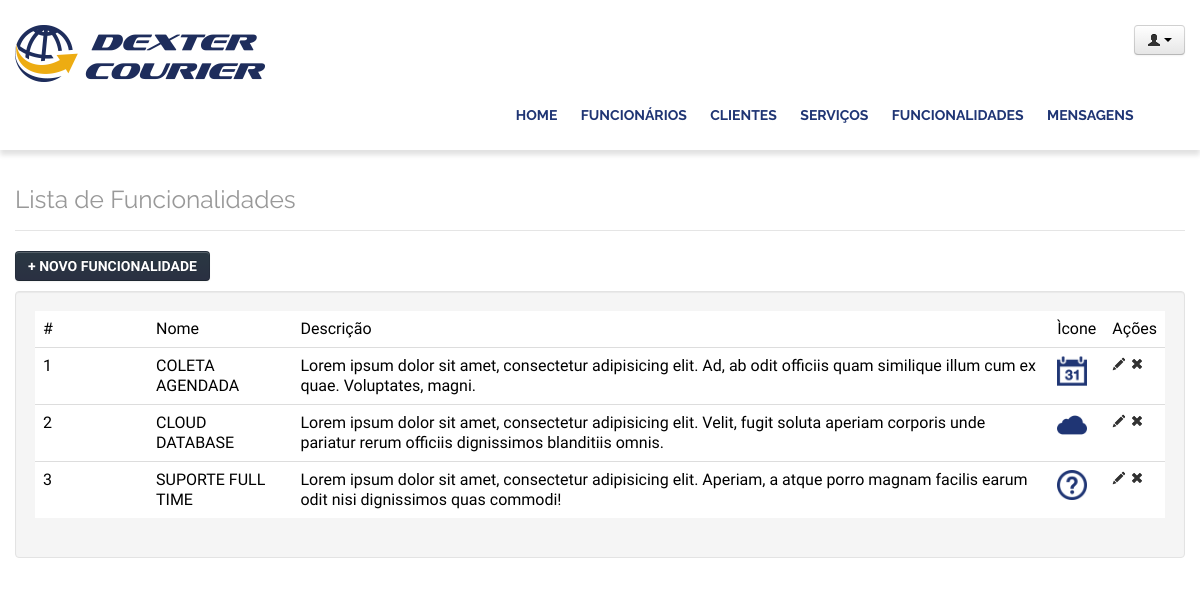
The app's page /lamp/admin/index.php (signed in) with its own data.
### tables this page shows
CREATE TABLE `funcionalidades` (
  `id` int(11) NOT NULL AUTO_INCREMENT,
  `nome` varchar(200) DEFAULT NULL,
  `descricao` varchar(200) DEFAULT NULL,
  `url_icone` varchar(200) DEFAULT NULL,
  `ip` varchar(2) DEFAULT NULL,
  PRIMARY KEY (`id`)
);

### lamp/include/banco.php (called while the page is built, shortened)
<?php
	function listar($tabela, $campos = "*", $onde=null, $filtro=null, $ordem=null, $limite=null){
                $sql = "select $campos from $tabela";
                $registros = [];
				$link = mysqli_connect ( 'localhost', 'admin', '4linux', 'dexter500') or die ("Cloud not connect to mysql");
                $query = mysqli_query( $link, $sql );
				while($registro = mysqli_fetch_array($query)){
                   $registros[] = $registro;
                }
                return $registros;
 }

### lamp/admin/index.php (the view, shortened to what this page needs)
<header class="header">
           <?php
        require 'topo.php';
        ?>
    </header>
<div class="container">
	<div class="row">
		<div class="span12" style="margin-top: 20px">
			<legend class="title">
				<h3>Lista de Funcionalidades</h3>
			</legend>
			<div class="btn-toolbar">
				<a href="incluirFuncionalidade.php"><button class="btn btn-primary">
						+ Novo Funcionalidade</button></a>
			</div>
			<div class="well">
            <table width="100%" class="table">
					<col style="width: 10%">
					<thead>
						<tr class="bold">
							<td>#</td>
							<td>Nome</td>
							<td>Descrição</td>
							<td>Ìcone</td>
							<td style="width: 36px;">Ações</td>
						</tr>
                     <?php
                    $registros = listar('funcionalidades');
                    foreach ($registros as $registro) {
                        ?>
							  <tr class="bold">
							<td><?php echo isset($registro['id']) ? $registro['id'] : ''; ?></td>
							<td><?php echo isset($registro['nome']) ? $registro['nome'] : ''; ?></td>
							<td><?php echo isset($registro['descricao']) ? $registro['descricao'] : ''; ?></td>
							<td><img src="../<?php echo isset($registro['url_icone']) ? $registro['url_icone'] : ''; ?>" width="30"
								height="30"></td>
							<td style="width: 36px;"><a
								href="alterarFuncionalidade.php?id=<?php echo isset($registro['id']) ? $registro['id'] : ''; ?>">
									<i class="icon-pencil"></i>
							</a> <a
								href="excluirFuncionalidade.php?id=<?php echo isset($registro['id']) ? $registro['id'] : ''; ?>">
									<i class="icon-remove"></i>
							</a></td>
						</tr>
						 <?php } ?>
                </thead>
				</table>
			</div>
		</div>
	</div>
</div>
</body>
</html>

### lamp/include/css/style.css (style rules this page uses)
body { margin: 0; padding: 0; background: #F5F5F5; color: #555; font-family: 'Open Sans', sans-serif; font-weight: 300; }
.container { width:980px; margin: 0 auto; display: block; }
img { max-width: 100%; }
.header { width: 100%; background-color: white; padding: 15px; overflow: hidden; box-sizing: border-box; -webkit-box-shadow: 0 5px 5px rgba(0,0,0,.12); -moz-box-shadow: 0 5px 5px rgba(0,0,0,.12); box-shadow: 0 5px 5px rgba(0,0,0,.12); }
.title { font-family: 'Raleway', sans-serif; }
.title h3 { font-weight: normal; color: #999; }
.btn { background-color: #1f3574; text-transform: uppercase; color: #fff; text-decoration: none; padding: 10px 25px; font-weight: 700; border:0; font-size: 1em; }

### records on screen
funcionalidades: id "1", nome "COLETA AGENDADA", descricao "Lorem ipsum dolor sit amet, consectetur adipisicing elit. Ad, ab odit officiis quam similique illum cum ex quae. Voluptates, magni.", url_icone (picture)
funcionalidades: id "2", nome "CLOUD DATABASE", descricao "Lorem ipsum dolor sit amet, consectetur adipisicing elit. Velit, fugit soluta aperiam corporis unde pariatur rerum officiis dignissimos blanditiis omnis.", url_icone (picture)
funcionalidades: id "3", nome "SUPORTE FULL TIME", descricao "Lorem ipsum dolor sit amet, consectetur adipisicing elit. Aperiam, a atque porro magnam facilis earum odit nisi dignissimos quas commodi!", url_icone (picture)
